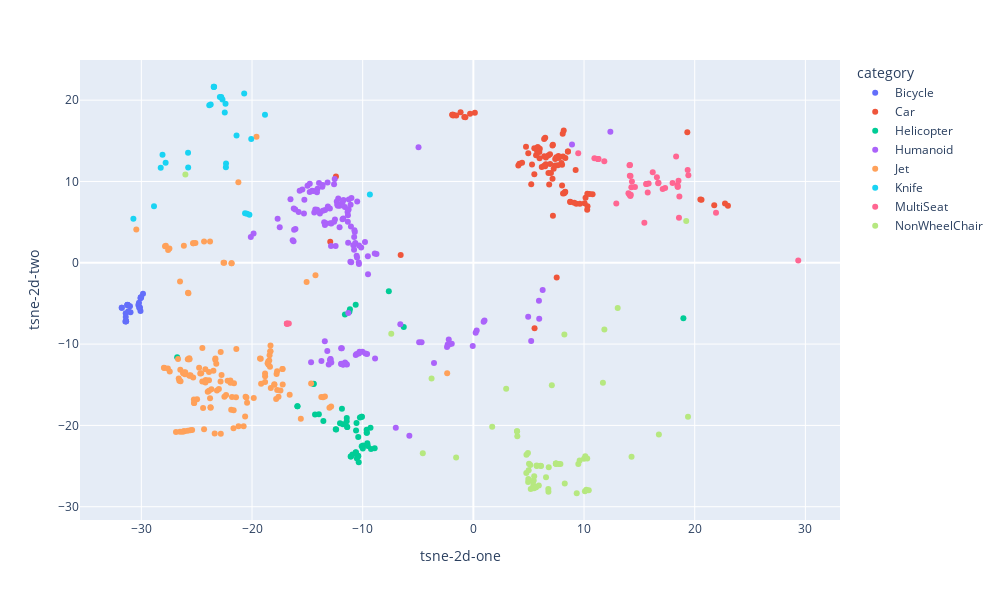

Source (notebook cell):
### Code cell
# show scatter plot of 2D obtained by t-SNE for 8 good classes
cl = ["Bicycle", "Car", "Helicopter", "Humanoid", "Jet", "Knife", "MultiSeat", "NonWheelChair"]
mask = test_db_results["category"].isin(cl)
final_db = test_db_results[mask]

fig = px.scatter(final_db, x="tsne-2d-one", y="tsne-2d-two",  log_x=False, color="category", width=1000, height=600)
fig.show()

### Figure 1 — Plotly figure (JSON) as saved in the notebook; plotly's stock layout.template omitted (floating-point values rounded to 4 significant figures; data arrays with more than 128 entries replaced by an {"elided": "..."} marker saying what was removed)
{"data": [{"hovertemplate": "category=Bicycle<br>tsne-2d-one=%{x}<br>tsne-2d-two=%{y}<extra></extra>", "legendgroup": "Bicycle", "marker": {"color": "#636efa", "symbol": "circle"}, "mode": "markers", "name": "Bicycle", "orientation": "v", "showlegend": true, "type": "scatter", "x": [-31.26, -30.07, -30.21, -30.27, -31.38, -31.03, -31.22, -30.08, -30.98, -31.18, -30.03, -31.26, -30.18, -31.41, -30.17, -31.38, -30.13, -31.44, -31.41, -31.77, -29.85, -30.07, -31.77, -30.03, -31.38, -31.26], "xaxis": "x", "y": [-5.198, -4.323, -4.927, -5.203, -7.181, -5.35, -5.203, -5.939, -6.093, -5.97, -4.23, -5.172, -5.529, -6.66, -5.519, -7.182, -5.514, -7.235, -6.2, -5.535, -3.82, -4.326, -5.535, -4.228, -7.18, -5.188], "yaxis": "y"}, {"hovertemplate": "category=Car<br>tsne-2d-one=%{x}<br>tsne-2d-two=%{y}<extra></extra>", "legendgroup": "Car", "marker": {"color": "#EF553B", "symbol": "circle"}, "mode": "markers", "name": "Car", "orientation": "v", "showlegend": true, "type": "scatter", "x": [5.299, 10.31, 10.06, 7.395, 22.74, 5.814, 8.742, 10.14, 8.073, 9.303, 7.688, 5.983, 5.228, 9.626, 7.011, 8.282, 6.543, 6.927, 8.015, 10.5, 8.764, 8.302, 10.77, 20.61, 9.117, 6.851, 5.528, 6.181, 8.015, 4.063, 4.157, 10.3, 5.509, -0.8183, -6.568, -1.548, -1.832, -1.155, -1.805, -1.892, 0.1352, 4.756, -0.2974, -1.91, -12.93, -12.42, -0.7232, 8.096, 6.486, 7.955, 6.407, 7.185, 5.667, 7.717, 7.634, 6.783, 7.149, 4.961, 8.311, 6.388, 7.394, 7.257, 8.21, 6.771, 4.4, 6.002, 7.715, 5.815, 5.507, 7.151, 5.96, 6.491, 8.545, 19.33, 8.164, 8.545, 5.758, 6.394, 6.941, 7.492, 7.53, 9.241, 8.1, 6.552, 10.29, 23.0, 7.189, 21.76, 20.51], "xaxis": "x", "y": [12.08, 6.962, 7.32, 12.75, 7.284, 14.19, 7.511, 8.002, 15.86, 7.268, 13.13, 12.86, 9.656, 7.246, 11.05, 8.665, 12.11, 13.33, 9.519, 8.47, 7.48, 8.746, 8.439, 7.759, 7.382, 9.637, -8.063, 11.77, 12.05, 11.97, 12.16, 8.483, 10.88, 17.94, 0.953, 18.13, 18.12, 18.51, 18.21, 18.19, 18.46, 14.26, 18.34, 18.19, 2.571, 10.6, 17.88, 13.06, 11.87, 12.28, 13.1, 14.51, 13.22, 12.93, 12.0, 11.03, 14.44, 13.47, 12.88, 11.94, 11.95, 11.58, 8.565, 13.2, 12.3, 14.02, 12.93, 14.19, 14.07, 10.35, 13.62, 15.38, 13.68, 16.05, 16.27, 13.68, 13.74, 15.23, 12.14, 12.98, -1.809, 11.4, 8.511, 12.96, 6.524, 7.002, 5.795, 7.078, 7.787], "yaxis": "y"}, {"hovertemplate": "category=Helicopter<br>tsne-2d-one=%{x}<br>tsne-2d-two=%{y}<extra></extra>", "legendgroup": "Helicopter", "marker": {"color": "#00cc96", "symbol": "circle"}, "mode": "markers", "name": "Helicopter", "orientation": "v", "showlegend": true, "type": "scatter", "x": [-11.16, -9.249, -9.962, -10.09, -9.632, -11.4, -10.93, -9.58, -9.295, -10.52, -10.61, -14.31, -9.987, -10.36, -10.08, -10.6, -14.44, -10.4, -15.9, -11.06, -11.2, -6.289, -10.63, -10.42, -9.642, -13.96, -11.09, -9.633, -11.44, -10.08, -11.79, -8.918, -12.05, -11.88, -15.9, -14.42, -13.55, -10.4, -10.63, -10.56, -9.532, -12.4, -12.43, -10.41, -11.45, 18.98, -11.61, -11.4, -26.76, -7.639, -10.25], "xaxis": "x", "y": [-5.703, -22.9, -22.46, -22.57, -20.9, -20.19, -23.58, -22.21, -20.3, -24.08, -23.31, -18.65, -22.85, -24.54, -18.93, -20.63, -14.92, -21.42, -17.65, -23.81, -6.021, -7.898, -5.163, -23.76, -20.55, -18.63, -23.82, -20.9, -19.09, -18.93, -19.87, -22.81, -19.75, -17.96, -17.65, -14.88, -19.46, -23.77, -23.33, -19.7, -22.52, -20.49, -20.47, -23.78, -19.48, -6.823, -6.351, -20.18, -11.61, -3.493, -19.02], "yaxis": "y"}, {"hovertemplate": "category=Humanoid<br>tsne-2d-one=%{x}<br>tsne-2d-two=%{y}<extra></extra>", "legendgroup": "Humanoid", "marker": {"color": "#ab63fa", "symbol": "circle"}, "mode": "markers", "name": "Humanoid", "orientation": "v", "showlegend": true, "type": "scatter", "x": {"elided": "142 float values"}, "xaxis": "x", "y": {"elided": "142 float values"}, "yaxis": "y"}, {"hovertemplate": "category=Jet<br>tsne-2d-one=%{x}<br>tsne-2d-two=%{y}<extra></extra>", "legendgroup": "Jet", "marker": {"color": "#FFA15A", "symbol": "circle"}, "mode": "markers", "name": "Jet", "orientation": "v", "showlegend": true, "type": "scatter", "x": {"elided": "140 float values"}, "xaxis": "x", "y": {"elided": "140 float values"}, "yaxis": "y"}, {"hovertemplate": "category=Knife<br>tsne-2d-one=%{x}<br>tsne-2d-two=%{y}<extra></extra>", "legendgroup": "Knife", "marker": {"color": "#19d3f3", "symbol": "circle"}, "mode": "markers", "name": "Knife", "orientation": "v", "showlegend": true, "type": "scatter", "x": [-18.83, -25.77, -22.35, -25.78, -23.46, -22.39, -23.45, -20.71, -22.78, -22.67, -22.46, -27.81, -22.36, -9.352, -28.09, -23.73, -23.43, -28.86, -21.4, -22.91, -28.25, -30.72, -23.86, -20.45, -20.07, -20.63, -20.23], "xaxis": "x", "y": [18.19, 11.73, 12.21, 13.54, 21.65, 19.54, 21.63, 20.82, 20.38, 20.07, 18.49, 12.3, 11.75, 8.382, 13.28, 19.46, 21.63, 6.953, 15.66, 20.39, 11.7, 5.408, 19.37, 6.018, 15.24, 6.08, 5.905], "yaxis": "y"}, {"hovertemplate": "category=MultiSeat<br>tsne-2d-one=%{x}<br>tsne-2d-two=%{y}<extra></extra>", "legendgroup": "MultiSeat", "marker": {"color": "#FF6692", "symbol": "circle"}, "mode": "markers", "name": "MultiSeat", "orientation": "v", "showlegend": true, "type": "scatter", "x": [18.45, 29.36, 14.19, 14.22, 16.7, 12.91, 16.72, 19.43, 14.01, 18.0, 9.474, 18.47, 14.11, 15.63, 17.33, 18.61, 17.11, 16.58, 14.27, 19.36, 15.45, 14.11, -16.84, -16.86, 18.32, -16.84, 18.58, 14.15, 11.83, -16.68, 11.31, 11.27, 11.25, 14.14, 10.94, 15.62, 14.33, 14.2, 18.53, 14.6, 15.75, 18.46, 21.92, 16.21, 15.83], "xaxis": "x", "y": [9.567, 0.2676, 8.199, 8.357, 9.787, 7.285, 9.857, 10.76, 8.547, 9.824, 13.48, 9.349, 8.353, 9.689, 9.182, 8.153, 9.07, 10.51, 9.288, 11.4, 4.908, 11.99, -7.51, -7.468, 13.06, -7.491, 5.552, 12.03, 12.5, -7.477, 12.78, 12.75, 12.77, 10.69, 12.85, 9.685, 9.995, 10.68, 10.08, 9.313, 8.631, 9.348, 6.165, 11.13, 9.747], "yaxis": "y"}, {"hovertemplate": "category=NonWheelChair<br>tsne-2d-one=%{x}<br>tsne-2d-two=%{y}<extra></extra>", "legendgroup": "NonWheelChair", "marker": {"color": "#B6E880", "symbol": "circle"}, "mode": "markers", "name": "NonWheelChair", "orientation": "v", "showlegend": true, "type": "scatter", "x": [19.23, -3.779, 3.948, 7.455, 5.396, 9.996, 13.04, 6.566, 5.45, 5.417, 4.783, 5.477, 7.471, 10.11, 10.29, 5.145, 9.604, 19.39, -7.419, 5.497, 14.29, 16.76, 3.97, 2.963, 7.089, -1.558, 11.7, 11.84, 9.484, 6.783, 10.08, 10.2, 9.338, 10.43, 8.257, 6.771, 8.222, 1.702, -4.57, 5.667, 4.966, -26.02, 5.622, 7.453, 6.07, 5.718, 7.465, 6.115, 5.728, 4.931, 7.865, 4.95, 7.72, 5.915, 5.028, 6.811, 3.945, 4.994, 5.184, 4.796], "xaxis": "x", "y": [5.152, -14.24, -20.71, -24.71, -26.85, -24.1, -5.57, -26.39, -26.78, -27.37, -25.86, -27.72, -24.7, -23.8, -24.05, -24.87, -24.32, -18.95, -8.74, -26.26, -23.84, -21.11, -21.33, -15.49, -15.06, -23.96, -14.75, -8.192, -24.75, -28.16, -28.09, -27.9, -28.34, -27.98, -27.15, -27.83, -8.808, -20.16, -23.41, -27.59, -26.58, 10.87, -27.59, -24.71, -24.97, -24.95, -24.69, -25.0, -24.98, -23.38, -24.74, -26.97, -24.76, -27.38, -24.71, -25.15, -20.73, -25.5, -27.82, -23.61], "yaxis": "y"}], "layout": {"height": 600, "legend": {"title": {"text": "category"}, "tracegroupgap": 0}, "margin": {"t": 60}, "width": 1000, "xaxis": {"anchor": "y", "domain": [0, 1], "title": {"text": "tsne-2d-one"}}, "yaxis": {"anchor": "x", "domain": [0, 1], "title": {"text": "tsne-2d-two"}}}}
